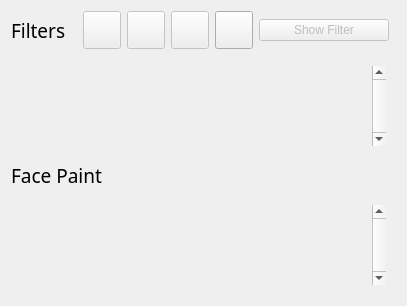
            <widget class="QWidget" name="bodyRight" native="true">
             <property name="sizePolicy">
              <sizepolicy hsizetype="Preferred" vsizetype="MinimumExpanding">
               <horstretch>2</horstretch>
               <verstretch>0</verstretch>
              </sizepolicy>
             </property>
             <property name="mouseTracking">
              <bool>true</bool>
             </property>
             <layout class="QGridLayout" name="gridLayout_bodyRight">
              <property name="verticalSpacing">
               <number>6</number>
              </property>
              <item row="1" column="0" colspan="2">
               <widget class="QWidget" name="modules_widget" native="true">
                <property name="minimumSize">
                 <size>
                  <width>0</width>
                  <height>100</height>
                 </size>
                </property>
                <property name="mouseTracking">
                 <bool>true</bool>
                </property>
                <layout class="QGridLayout" name="gridLayout_modules_widget">
                 <property name="leftMargin">
                  <number>0</number>
                 </property>
                 <property name="topMargin">
                  <number>0</number>
                 </property>
                 <property name="rightMargin">
                  <number>0</number>
                 </property>
                 <property name="bottomMargin">
                  <number>0</number>
                 </property>
                 <property name="horizontalSpacing">
                  <number>0</number>
                 </property>
                 <property name="verticalSpacing">
                  <number>6</number>
                 </property>
                 <item row="0" column="0">
                  <widget class="QLabel" name="label_current_filter">
                   <property name="font">
                    <font>
                     <family>Segoe UI Semibold</family>
                     <pointsize>14</pointsize>
                     <weight>7</weight>
                     <italic>false</italic>
                     <bold>false</bold>
                    </font>
                   </property>
                   <property name="mouseTracking">
                    <bool>true</bool>
                   </property>
                   <property name="text">
                    <string>Face Paint</string>
                   </property>
                  </widget>
                 </item>
                 <item row="1" column="0">
                  <widget class="QWidget" name="modules_list" native="true">
                   <property name="sizePolicy">
                    <sizepolicy hsizetype="Preferred" vsizetype="Expanding">
                     <horstretch>0</horstretch>
                     <verstretch>0</verstretch>
                    </sizepolicy>
                   </property>
                   <property name="minimumSize">
                    <size>
                     <width>385</width>
                     <height>100</height>
                    </size>
                   </property>
                   <property name="mouseTracking">
                    <bool>true</bool>
                   </property>
                   <property name="styleSheet">
                    <string notr="true">QWidget#modules_list {
border-image: url(:/images/BTN FILTER ICONS.png);
}

QPushButton {
background: transparent;
border-image: url(:/images/cell.png);
}

QPushButton:checked {
border-image: url(:/images/cell_checked.png);
}

</string>
                   </property>
                   <layout class="QGridLayout" name="gridLayout_modules_list">
                    <item row="0" column="0">
                     <widget class="QScrollArea" name="modules_scrollArea">
                      <property name="sizePolicy">
                       <sizepolicy hsizetype="Ignored" vsizetype="Ignored">
                        <horstretch>0</horstretch>
                        <verstretch>0</verstretch>
                       </sizepolicy>
                      </property>
                      <property name="mouseTracking">
                       <bool>true</bool>
                      </property>
                      <property name="styleSheet">
                       <string notr="true">	background: transparent;</string>
                      </property>
                      <property name="verticalScrollBarPolicy">
                       <enum>Qt::ScrollBarAlwaysOn</enum>
                      </property>
                      <property name="horizontalScrollBarPolicy">
                       <enum>Qt::ScrollBarAlwaysOff</enum>
                      </property>
                      <property name="widgetResizable">
                       <bool>true</bool>
                      </property>
                      <property name="alignment">
                       <set>Qt::AlignLeading|Qt::AlignLeft|Qt::AlignTop</set>
                      </property>
                      <widget class="QWidget" name="modules_content">
                       <property name="geometry">
                        <rect>
                         <x>0</x>
                         <y>0</y>
                         <width>350</width>
                         <height>268</height>
                        </rect>
                       </property>
                       <property name="mouseTracking">
                        <bool>true</bool>
                       </property>
                       <property name="styleSheet">
                        <string notr="true"/>
                       </property>
                       <layout class="QGridLayout" name="gridLayout_modules_content"/>
                      </widget>
                     </widget>
                    </item>
                   </layout>
                  </widget>
                 </item>
                </layout>
               </widget>
              </item>
              <item row="0" column="0" colspan="2">
               <widget class="QWidget" name="filters_widget" native="true">
                <property name="minimumSize">
                 <size>
                  <width>0</width>
                  <height>100</height>
                 </size>
                </property>
                <layout class="QGridLayout" name="gridLayout_filters_widget">
                 <property name="leftMargin">
                  <number>0</number>
                 </property>
                 <property name="topMargin">
                  <number>0</number>
                 </property>
                 <property name="rightMargin">
                  <number>0</number>
                 </property>
                 <property name="bottomMargin">
                  <number>0</number>
                 </property>
                 <property name="spacing">
                  <number>7</number>
                 </property>
                 <item row="0" column="0">
                  <widget class="QWidget" name="top_buttons" native="true">
                   <layout class="QHBoxLayout" name="horizontalLayout">
                    <property name="leftMargin">
                     <number>0</number>
                    </property>
                    <property name="topMargin">
                     <number>0</number>
                    </property>
                    <property name="rightMargin">
                     <number>0</number>
                    </property>
                    <property name="bottomMargin">
                     <number>0</number>
                    </property>
                    <item>
                     <widget class="QLabel" name="filters_label">
                      <property name="sizePolicy">
                       <sizepolicy hsizetype="Expanding" vsizetype="Preferred">
                        <horstretch>0</horstretch>
                        <verstretch>0</verstretch>
                       </sizepolicy>
                      </property>
                      <property name="font">
                       <font>
                        <family>Segoe UI Semibold</family>
                        <pointsize>14</pointsize>
                        <weight>7</weight>
                        <italic>false</italic>
                        <bold>false</bold>
                       </font>
                      </property>
                      <property name="text">
                       <string>Filters</string>
                      </property>
                     </widget>
                    </item>
                    <item>
                     <widget class="QWidget" name="editor_buttons" native="true">
                      <property name="sizePolicy">
                       <sizepolicy hsizetype="Fixed" vsizetype="Preferred">
                        <horstretch>0</horstretch>
                        <verstretch>0</verstretch>
                       </sizepolicy>
                      </property>
                      <layout class="QHBoxLayout" name="horizontalLayout_2">
                       <property name="leftMargin">
                        <number>0</number>
                       </property>
                       <property name="topMargin">
                        <number>0</number>
                       </property>
                       <property name="rightMargin">
                        <number>0</number>
                       </property>
                       <property name="bottomMargin">
                        <number>0</number>
                       </property>
                       <item>
                        <widget class="QPushButton" name="create_filter">
                         <property name="enabled">
                          <bool>false</bool>
                         </property>
                         <property name="sizePolicy">
                          <sizepolicy hsizetype="Fixed" vsizetype="Fixed">
                           <horstretch>0</horstretch>
                           <verstretch>0</verstretch>
                          </sizepolicy>
                         </property>
                         <property name="minimumSize">
                          <size>
                           <width>0</width>
                           <height>0</height>
                          </size>
                         </property>
                         <property name="styleSheet">
                          <string notr="true">QPushButton {
    height: 30;
    width: 30;
}</string>
                         </property>
                         <property name="text">
                          <string/>
                         </property>
                         <property name="icon">
                          <iconset resource="res.qrc">
                           <normaloff>:/images/Create.png</normaloff>:/images/Create.png</iconset>
                         </property>
                         <property name="iconSize">
                          <size>
                           <width>20</width>
                           <height>20</height>
                          </size>
                         </property>
                        </widget>
                       </item>
                       <item>
                        <widget class="QPushButton" name="edit_filter">
                         <property name="enabled">
                          <bool>false</bool>
                         </property>
                         <property name="sizePolicy">
                          <sizepolicy hsizetype="Fixed" vsizetype="Fixed">
                           <horstretch>0</horstretch>
                           <verstretch>0</verstretch>
                          </sizepolicy>
                         </property>
                         <property name="minimumSize">
                          <size>
                           <width>0</width>
                           <height>0</height>
                          </size>
                         </property>
                         <property name="styleSheet">
                          <string notr="true">QPushButton {
    height: 30;
    width: 30;
}</string>
                         </property>
                         <property name="text">
                          <string/>
                         </property>
                         <property name="icon">
                          <iconset resource="res.qrc">
                           <normaloff>:/images/Edit.png</normaloff>:/images/Edit.png</iconset>
                         </property>
                         <property name="iconSize">
                          <size>
                           <width>20</width>
                           <height>20</height>
                          </size>
                         </property>
                        </widget>
                       </item>
                       <item>
                        <widget class="QPushButton" name="delete_filter">
                         <property name="enabled">
                          <bool>false</bool>
                         </property>
                         <property name="sizePolicy">
                          <sizepolicy hsizetype="Fixed" vsizetype="Fixed">
                           <horstretch>0</horstretch>
                           <verstretch>0</verstretch>
                          </sizepolicy>
                         </property>
                         <property name="minimumSize">
                          <size>
                           <width>0</width>
                           <height>0</height>
                          </size>
                         </property>
                         <property name="styleSheet">
                          <string notr="true">QPushButton {
    height: 30;
    width: 30;
}</string>
                         </property>
                         <property name="text">
                          <string/>
                         </property>
                         <property name="icon">
                          <iconset resource="res.qrc">
                           <normaloff>:/images/Delete.png</normaloff>:/images/Delete.png</iconset>
                         </property>
                         <property name="iconSize">
                          <size>
                           <width>20</width>
                           <height>20</height>
                          </size>
                         </property>
                        </widget>
                       </item>
                       <item>
                        <widget class="QPushButton" name="import_filter">
                         <property name="enabled">
                          <bool>true</bool>
                         </property>
                         <property name="sizePolicy">
                          <sizepolicy hsizetype="Fixed" vsizetype="Fixed">
                           <horstretch>0</horstretch>
                           <verstretch>0</verstretch>
                          </sizepolicy>
                         </property>
                         <property name="minimumSize">
                          <size>
                           <width>0</width>
                           <height>0</height>
                          </size>
                         </property>
                         <property name="styleSheet">
                          <string notr="true">QPushButton {
    height: 30;
    width: 30;
}</string>
                         </property>
                         <property name="text">
                          <string/>
                         </property>
                         <property name="icon">
                          <iconset resource="res.qrc">
                           <normaloff>:/images/ImportExport.png</normaloff>:/images/ImportExport.png</iconset>
                         </property>
                         <property name="iconSize">
                          <size>
                           <width>20</width>
                           <height>20</height>
                          </size>
                         </property>
                        </widget>
                       </item>
                      </layout>
                     </widget>
                    </item>
                    <item>
                     <widget class="QPushButton" name="takeButton">
                      <property name="enabled">
                       <bool>false</bool>
                      </property>
                      <property name="sizePolicy">
                       <sizepolicy hsizetype="Fixed" vsizetype="Fixed">
                        <horstretch>0</horstretch>
                        <verstretch>0</verstretch>
                       </sizepolicy>
                      </property>
                      <property name="minimumSize">
                       <size>
                        <width>130</width>
                        <height>0</height>
                       </size>
                      </property>
                      <property name="styleSheet">
                       <string notr="true">QPushButton:enabled { background-color: rgb(0, 161, 0); }

QPushButton:checked { background-color: rgb(255, 30, 30)}

QPushButton:checked:hover { background-color: rgb(255, 60, 60)}

QPushButton:hover { background-color:rgb(0, 185, 0);}</string>
                      </property>
                      <property name="text">
                       <string>Show Filter</string>
                      </property>
                      <property name="checkable">
                       <bool>true</bool>
                      </property>
                      <property name="checked">
                       <bool>false</bool>
                      </property>
                     </widget>
                    </item>
                   </layout>
                  </widget>
                 </item>
                 <item row="1" column="0" colspan="2">
                  <widget class="QWidget" name="filters_list" native="true">
                   <property name="sizePolicy">
                    <sizepolicy hsizetype="Preferred" vsizetype="Expanding">
                     <horstretch>0</horstretch>
                     <verstretch>0</verstretch>
                    </sizepolicy>
                   </property>
                   <property name="minimumSize">
                    <size>
                     <width>385</width>
                     <height>100</height>
                    </size>
                   </property>
                   <property name="styleSheet">
                    <string notr="true">QWidget#filters_list {
border-image: url(:/images/BTN FILTER ICONS.png);
}

QPushButton {
background: transparent;
border-image: url(:/images/cell.png);
}

QPushButton::checked {
border-image: url(:/images/cell_checked.png);
}

</string>
                   </property>
                   <layout class="QGridLayout" name="gridLayout_filter_list">
                    <item row="1" column="0">
                     <widget class="QScrollArea" name="filters_scrollArea">
                      <property name="sizePolicy">
                       <sizepolicy hsizetype="Ignored" vsizetype="Ignored">
                        <horstretch>0</horstretch>
                        <verstretch>0</verstretch>
                       </sizepolicy>
                      </property>
                      <property name="styleSheet">
                       <string notr="true">QWidget { background: transparent; }</string>
                      </property>
                      <property name="verticalScrollBarPolicy">
                       <enum>Qt::ScrollBarAlwaysOn</enum>
                      </property>
                      <property name="horizontalScrollBarPolicy">
                       <enum>Qt::ScrollBarAlwaysOff</enum>
                      </property>
                      <property name="widgetResizable">
                       <bool>true</bool>
                      </property>
                      <property name="alignment">
                       <set>Qt::AlignLeading|Qt::AlignLeft|Qt::AlignTop</set>
                      </property>
                      <widget class="QWidget" name="filters_content">
                       <property name="geometry">
                        <rect>
                         <x>0</x>
                         <y>0</y>
                         <width>350</width>
                         <height>253</height>
                        </rect>
                       </property>
                       <property name="styleSheet">
                        <string notr="true"/>
                       </property>
                       <layout class="QGridLayout" name="gridLayout_filters_content"/>
                      </widget>
                     </widget>
                    </item>
                   </layout>
                  </widget>
                 </item>
                </layout>
               </widget>
              </item>
             </layout>
            </widget>
